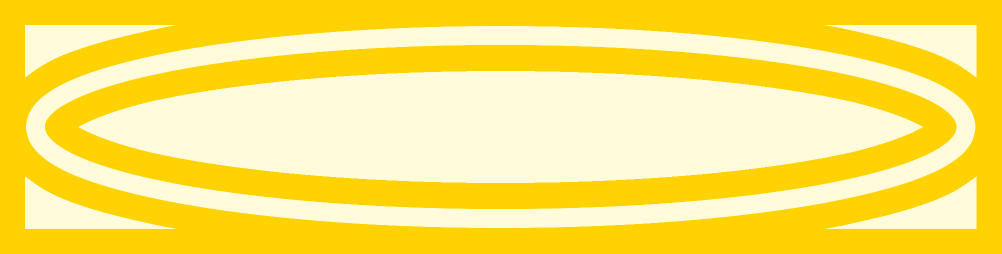
#> input picture Resources/halo.png, 2003 x 508 px, found by its file name (shown at 1/2 size)
$ python chapter1.py
#> lines starting #> are read from the running program, lines starting #| are printed output that depends on the picture
import cv2
import numpy as np
import time
import math
import imutils
print("Package Imported")


cap = cv2.VideoCapture(0)

haloOverlay = cv2.imread('resources/halo.png', cv2.IMREAD_UNCHANGED)
#> haloOverlay is the input picture: shape (508, 2003, 4); mean B, G, R, A 102, 229.1, 255, 73.4
haloHeight, haloWidth, haloChannels = haloOverlay.shape
#> haloHeight = 508; haloWidth = 2003; haloChannels = 4
haloHeight = int(haloHeight/6)
#> haloHeight = 84
haloWidth = int(haloWidth/6)
#> haloWidth = 333
haloHalfWidth = int(haloWidth/2)
#> haloHalfWidth = 166
haloHalfHeight = int(haloHeight/2)
#> haloHalfHeight = 42

# print(haloHalfWidth)
# print(haloHalfHeight)
haloOverlay = cv2.resize(haloOverlay, (haloWidth, haloHeight))
#> haloOverlay: shape (84, 333, 4)
# cv2.imshow('halo', haloOverlay)


# face detection cascade classifier
faceCascade = cv2.CascadeClassifier("resources/haarcascade_frontalface_default.xml")

# time calculation
start_time = time.time()
fpsDisplayTime = 1  # displays the frame rate every 1 second
fpsCounter = 0


# [35 lines left out: function overlay_transparent, not called in this run]

# [11 lines of commented-out code are left out]

"""
def change_res(width, height):
    cap.set(3, width)
    cap.set(4, height)
"""
#change_res(640, 480);


# font variables
font = cv2.FONT_HERSHEY_SIMPLEX
fontOrigin = (10, 35)
fontScale = 1
fontColour = (255, 255, 255)
fontBorderColour = (0, 0, 0)
fontThickness = 2

def myPutText(img, text):
    outputImage = cv2.putText(img, text, fontOrigin, font, fontScale, fontBorderColour, fontThickness+3, cv2.LINE_AA)
    outputImage = cv2.putText(outputImage, text, fontOrigin, font, fontScale, fontColour, fontThickness, cv2.LINE_AA)
    return outputImage


# stack images for display
def myStackImages(scale, imgArray):
    outputImage = None
    for i in range(len(imgArray)):
        rowStack = np.hstack(imgArray[i])
        if outputImage is not None:
            outputImage = np.vstack((outputImage, rowStack))
        else:
            outputImage = rowStack

    outputImage = cv2.resize(outputImage, (round(outputImage.shape[1]*scale), round(outputImage.shape[0]*scale)))
    return outputImage


# [14 lines of commented-out code are left out]


# [6 lines left out: function findLargestFace, not called in this run]


cannyThreshold = 80
cannyRatio = 1.5

imgWidth = 640  # 640
imgHeight = 360  # 360
imgHalfHeight = int(imgHeight/2)
imgHalfWidth = int(imgWidth/2)

frontFace = [0, 0, 0, 0]
previousFaces = [[0, 0, 0, 0], [0, 0, 0, 0], [0, 0, 0, 0]]
previousFacesIndex = 0

while True:
    # Capture frame-by-frame
    ret, frame = cap.read()
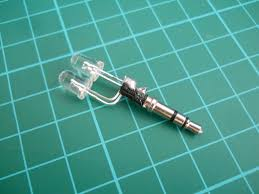
#> input picture Resources/halo.jpeg, 259 x 194 px, given in place of the camera
#> frame is the input picture: shape (194, 259, 3); mean B, G, R 143.6, 155.1, 74.8
    # kernel = np.ones((3, 3), np.uint8)  # define a 3 by 3 kernel of ones
    imgResize = cv2.resize(frame, (imgWidth, imgHeight))


    # [7 lines of commented-out code are left out]
    imgGBlurCanny = cv2.GaussianBlur(imgResize, (5, 5), 1)  # Gaussian Blur slightly better for Canny detection
    imgCanny_2 = cv2.Canny(imgGBlurCanny, cannyThreshold, cannyThreshold*cannyRatio)
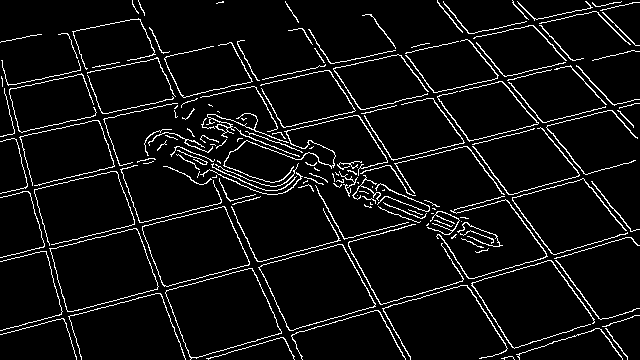
#> imgCanny_2: shape (360, 640); 6.3% white in thin lines or dots
    # [16 lines of commented-out code are left out]

    imgFaces = imgResize.copy()
    imgGray = cv2.cvtColor(imgResize, cv2.COLOR_BGR2GRAY)
    cv2.line(imgFaces, (0, imgHalfHeight), (imgWidth, imgHalfHeight), (255, 0, 255), 1)
    cv2.line(imgFaces, (imgHalfWidth, 0), (imgHalfWidth, imgHeight), (255, 0, 255), 1)
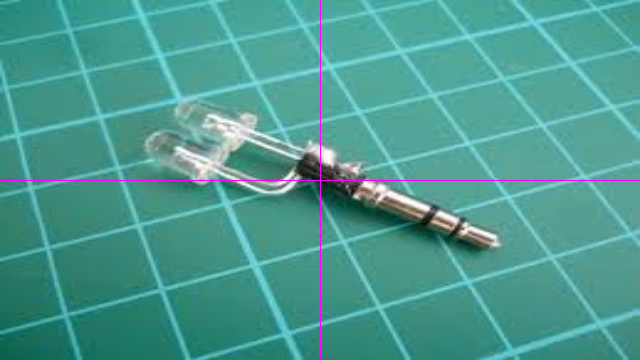
#> imgFaces: shape (360, 640, 3); mean B, G, R 144, 154.4, 75.4
    faces = faceCascade.detectMultiScale(imgGray, 1.1, 4)
#> faces = ()
    for (x, y, w, h) in faces:
        cv2.rectangle(imgFaces, (x, y), (x+w, y+h), (255, 255, 0), 2)
        cv2.line(imgFaces, (x, int(y+(h/2))), (x+w, int(y+(h/2))), (0, 255, 0), 1)
        cv2.line(imgFaces, (int(x+(w/2)), y), (int(x+(w/2)), y+h), (0, 255, 0), 1)
#> this loop made 0 passes


    if len(faces) != 0:
        facesIndex = findLargestFace(faces)
        frontFace = faces[facesIndex]
        # print(faces[facesIndex])
    currentFace = np.mean(np.array([frontFace, previousFaces[0], previousFaces[1], previousFaces[2]]), axis=0)  # smoothing
    previousFaces[previousFacesIndex] = frontFace
    previousFacesIndex += 1
    previousFacesIndex = previousFacesIndex % 3

    faceShiftX = int(currentFace[0] + currentFace[2]/2)
    faceShiftY = int(currentFace[1] + currentFace[3]/2)

    imgWrap = cv2.copyMakeBorder(imgResize, imgHalfHeight, imgHalfHeight, imgHalfWidth, imgHalfWidth, cv2.BORDER_REFLECT_101)
    imgWrap = imgWrap[faceShiftY:faceShiftY + imgHeight,  faceShiftX:faceShiftX + imgWidth]  # array x y are swapped
#> imgWrap: shape (360, 640, 3)

    imgWrap2 = cv2.copyMakeBorder(imgResize, imgHalfHeight, imgHalfHeight, imgHalfWidth, imgHalfWidth, cv2.BORDER_REFLECT_101)
    imgWrap2 = imgWrap2[(imgHeight - faceShiftY):(imgHeight - faceShiftY) + imgHeight, (imgWidth - faceShiftX):(imgWidth - faceShiftX) + imgWidth]  # array x y are swapped


    # [10 lines of commented-out code are left out]


    blurIndex = math.ceil(abs((faceShiftX - imgHalfWidth))/(imgHalfWidth/30))
    blurIndex = abs(blurIndex)
    blurIndex = blurIndex * 2 - 1
    blurIndex = abs(blurIndex)
    # print(blurIndex)
    # imgBlur = cv2.blur(imgResize, (blurIndex, blurIndex))  # (7, 7) is kernel size

    imgMovingBlur = cv2.blur(imgWrap2, (blurIndex, blurIndex))

    # [14 lines of commented-out code are left out]
    imgCannyBGR = cv2.cvtColor(imgCanny_2, cv2.COLOR_GRAY2BGR)
#> imgCannyBGR: shape (360, 640, 3); 6.3% white in thin lines or dots
    # [5 lines of commented-out code are left out]
    imgWhite = np.full(imgResize.shape, 255, dtype=np.uint8)
    imgForeground = cv2.bitwise_or(imgWhite, imgWhite, mask=imgCanny_2)
#> imgWhite: shape (360, 640, 3); every value is 255
    imgCanny_2 = cv2.bitwise_not(imgCanny_2)
#> imgCanny_2: shape (360, 640); 93.7% white; black in thin lines or dots
    imgBackground = cv2.bitwise_or(imgResize, imgResize, mask=imgCanny_2)
    imgCannyCombine = cv2.bitwise_or(imgForeground, imgBackground)

    alpha = abs((faceShiftX - imgHalfWidth))/(imgHalfWidth/2)
    alpha = np.clip(alpha, 0, 1)
    imgCannyCombine = cv2.addWeighted(imgCannyCombine, alpha, imgResize, 1-alpha, 0)


    b, g, r = cv2.split(imgCannyCombine)
    b2, g2, r2 = cv2.split(imgMovingBlur)
    b3, g3, r3 = cv2.split(imgWrap)
    imgCombined = cv2.merge((b, g2, r3))


    imgWrapGaussian = cv2.GaussianBlur(imgWrap, (5, 5), 1)  # Gaussian Blur slightly better for Canny detection
    imgWrapCanny = cv2.Canny(imgWrapGaussian, cannyThreshold, cannyThreshold*cannyRatio)
#> imgWrapCanny: shape (360, 640); 6.8% white in thin lines or dots

    imgWhite = np.full(imgResize.shape, 255, dtype=np.uint8)
    imgForeground = cv2.bitwise_or(imgWhite, imgWhite, mask=imgWrapCanny)
#> imgForeground: shape (360, 640, 3); 6.8% white in thin lines or dots
    imgWrapCanny = cv2.bitwise_not(imgWrapCanny)
#> imgWrapCanny: shape (360, 640); 93.2% white; black in thin lines or dots
    imgBackground = cv2.bitwise_or(imgWrap, imgWrap, mask=imgWrapCanny)
    imgCannyCombine2 = cv2.bitwise_or(imgForeground, imgBackground)
    imgCannyCombine2 = cv2.addWeighted(imgCannyCombine2, alpha, imgWrap, 1-alpha, 0)

    imgWrapBlur = cv2.blur(imgWrap, (blurIndex, blurIndex))

    imgExample = imgResize.copy()
    imgExampleCanny = cv2.cvtColor(imgCanny_2, cv2.COLOR_GRAY2BGR)
#> imgExampleCanny: shape (360, 640, 3); 93.7% white; black in thin lines or dots
    imgExample = cv2.bitwise_and(imgExample, imgExampleCanny)

    b, g, r = cv2.split(imgCannyCombine2)
    b2, g2, r2 = cv2.split(imgWrapBlur)
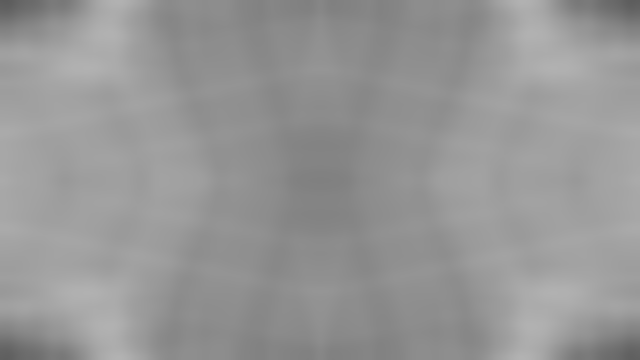
#> b2: shape (360, 640); min 92, max 178, mean 150.1
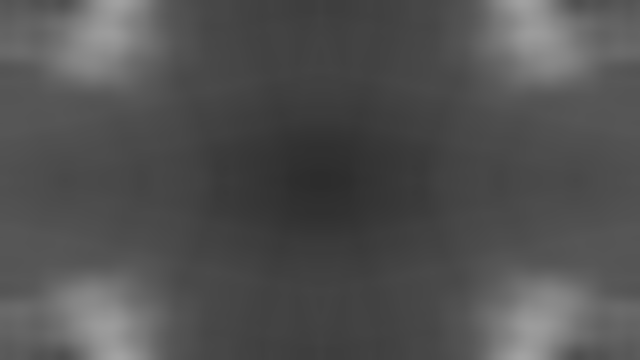
#> r2: shape (360, 640); min 44, max 163, mean 81.4
    b3, g3, r3 = cv2.split(imgWrap)
    imgCombined2 = cv2.merge((b, g2, r3))
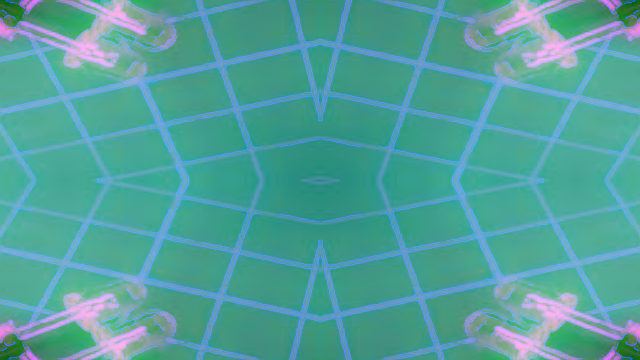
#> imgCombined2: shape (360, 640, 3); mean B, G, R 155.9, 160.5, 81.4


    alpha = abs((faceShiftX - imgHalfWidth))/(imgHalfWidth/2)
    alpha = np.clip(alpha, 0, 1)
    imgCannyCombine = cv2.addWeighted(imgCannyCombine, alpha, imgResize, 1-alpha, 0)


    # Add text to images
    imgResize = myPutText(imgResize, 'Camera')
    # [7 lines of commented-out code are left out]
    imgFaces = myPutText(imgFaces, 'Face detection')
    # [11 lines of commented-out code are left out]
    outputFrame = myStackImages(1, [[imgResize, imgFaces], [imgCombined, imgCombined2]])
#> in myStackImages, `outputImage = cv2.resize(outputImage, (round(outputImage.shape[1]*scal..`:
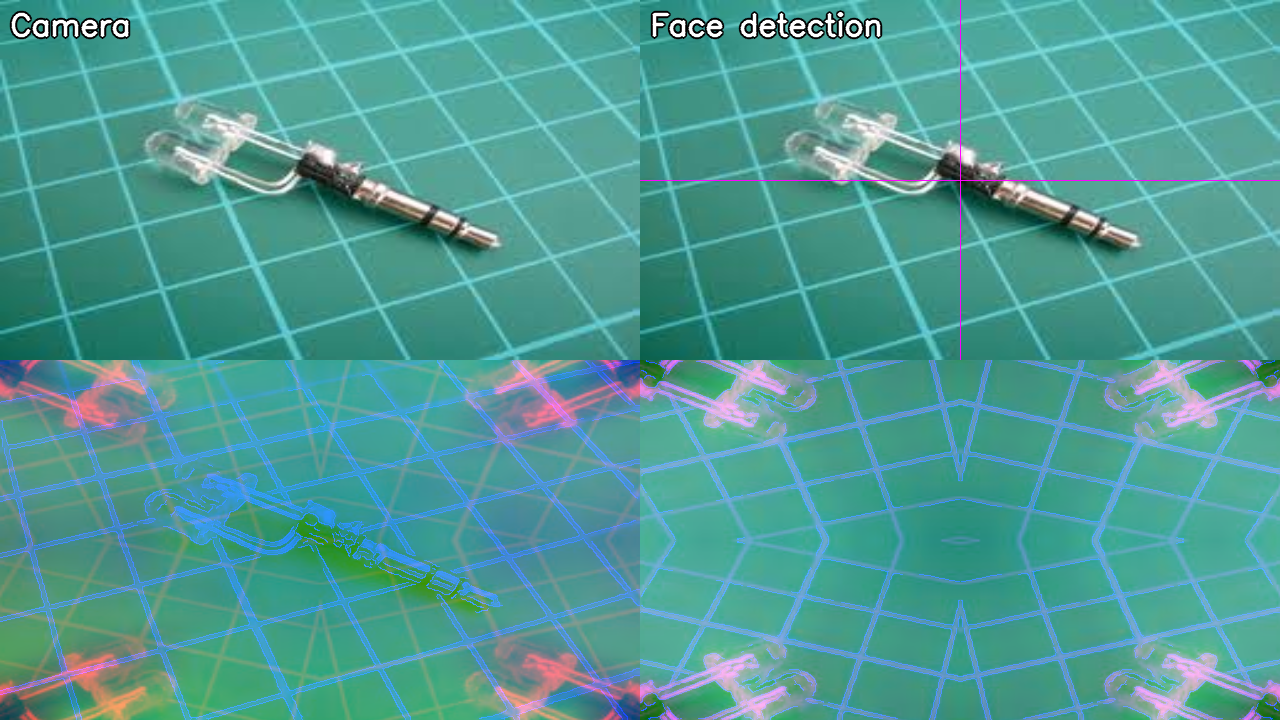
#> outputImage: shape (720, 1280, 3); mean of channels 0, 1, 2 148, 154.7, 78.6; drawn as B, G, R
    # resultsFrame = myStackImages(1, [[imgCombined, imgCombined2]])

    """
    imgAngel = imgResize.copy()
    # tempOverlay = cv2.addWeighted(imgAngel[250:250 + rows, 0:0 + cols], 0.5, haloOverlay, 0.5, 0)
    # imgAngel[250:250 + rows, 0:0 + cols] = tempOverlay
    imgAngel = overlay_transparent(imgAngel, haloOverlay, int(currentFace[0]), 100)
    """

    # Display the resulting frame
    #cv2.imshow('Video1', frame)
    cv2.imshow('Video', outputFrame)
    # cv2.imshow('video2', imgWhite)
    # cv2.imshow('video3', imgForeground)
    # cv2.imshow('video', imgAngel)

    if cv2.waitKey(1) & 0xFF == ord('q'):
#> (key q is pressed here)
        break

    fpsCounter += 1
    if (time.time() - start_time) > fpsDisplayTime:
        print("FPS: ", fpsCounter / (time.time() - start_time))
        fpsCounter = 0
        start_time = time.time()

# When everything done, release the capture
cap.release()
cv2.destroyAllWindows()


""" Shows an image file
img = cv2.imread("Resources/testImage.png");

cv2.imshow("Output", img);
cv2.waitKey(0);
"""

""" Displays a video, can quit early with pressing the key 'q'
cap = cv2.VideoCapture("Resources/testVideo.MP4");
while True:
    success, img = cap.read(); #success is bool to store wether read was successful
    cv2.imshow("Video", img);
    if cv2.waitKey(1) & 0xFF == ord('q'):
        break;
"""

""" Displays camera feed, press 'q' to quit
cap = cv2.VideoCapture(0);

while(True):
    # Capture frame-by-frame
    ret, frame = cap.read()

    # Display the resulting frame
    cv2.imshow('Video',frame);
    if cv2.waitKey(1) & 0xFF == ord('q'):
        break

# When everything done, release the capture
cap.release()
cv2.destroyAllWindows()
"""
